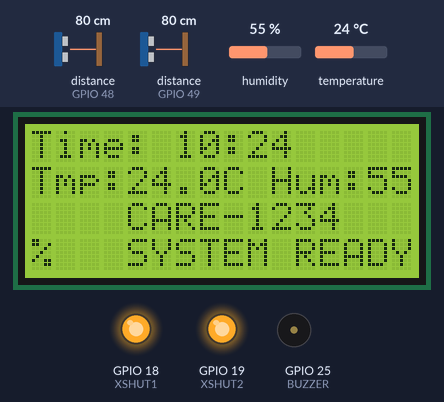
A sketch run on a simulated ESP32. Parts: 16×4 character LCD, output pins drawn as LEDs (lit = HIGH), buzzer (waves = sounding, pin HIGH). The test bench sets the inputs (shaded band); at power-on: humidity 55 %, temperature 24 °C, distance to the obstacle (sensors on GPIO 48, GPIO 49) 80 cm. WiFi joins after 1.5 s; servers stay silent unless stated; the local clock reads 2024-03-15 10:24:30 at power-on unless the sketch sets it; no MQTT or app messages arrive unless stated; what the sketch prints to the serial monitor is not drawn.

Above: at 3.1 s.
3.2 s: humidity set to 22 %
At 5.8 s:
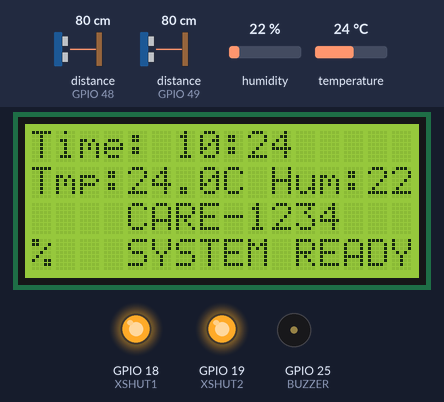
6.1 s: temperature set to 12 °C
At 7.9 s:
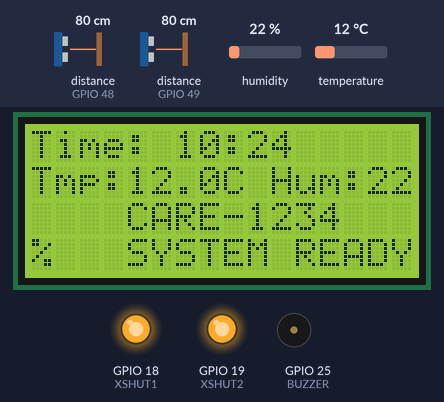
8.3 s: humidity set to 40 %
At 9.7 s:
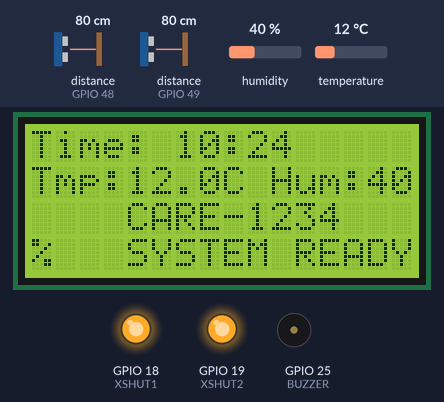
10.5 s: temperature set to 19 °C
At 31.8 s:
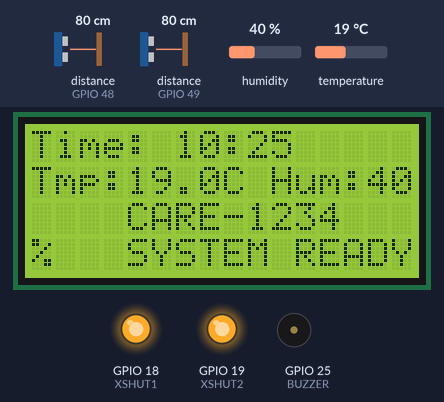
Timing chart, 0 to 32.2 s (numbered marks = the images above; inputs shaded):
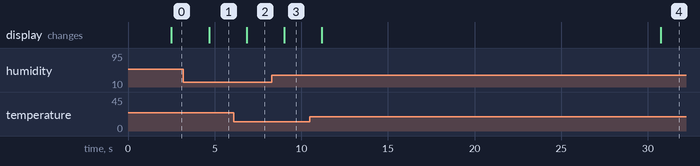

Measured:
- after the input at 3.2 s, the display: changes after 1.5 s (image 1)
- after the input at 6.1 s, the display: changes after 0.75 s (image 2)
- after the input at 8.3 s, the display: changes after 0.72 s (image 3)
- after the input at 10.5 s, the display: first changes after 0.69 s (image 4 shows a later state)

The sketch:

care_cube_updated.ino
```cpp
/*
 * Care Cube - Updated ESP32 Firmware
 * ==========================================================
 * This is the same as care_cube_esp32.ino but kept for reference.
 * It merges RTC, DHT22, LCD 16x4, buzzer, LEDs with WiFi/MQTT.
 * See care_cube_esp32.ino for the complete unified firmware.
 * ==========================================================
 */

#include <Wire.h>
#include <RTClib.h>
#include <LiquidCrystal_I2C.h>
#include <DHT.h>
#include <VL53L0X.h>
#include <WiFi.h>
#include <PubSubClient.h>
#include <ArduinoJson.h>

// =====================================================
// CONFIGURATION - UPDATE THESE
// =====================================================
const char* WIFI_SSID     = "YOUR_WIFI_SSID";
const char* WIFI_PASSWORD = "YOUR_WIFI_PASSWORD";

const char* BOX_ID        = "CARE-1234";

const char* MQTT_SERVER   = "broker.hivemq.com";
const int   MQTT_PORT     = 1883;

// =====================================================
// HARDWARE PINS
// =====================================================
#define SDA_PIN 21
#define SCL_PIN 22
#define DHTPIN 4
#define DHTTYPE DHT22
#define BUZZER 25
#define XSHUT1 18
#define XSHUT2 19

// =====================================================
// SENSORS & PERIPHERALS
// =====================================================
RTC_DS3231 rtc;
LiquidCrystal_I2C lcd(0x27, 16, 4);
DHT dht(DHTPIN, DHTTYPE);
VL53L0X sensor1;
VL53L0X sensor2;

WiFiClient   wifiClient;
PubSubClient mqtt(wifiClient);

// =====================================================
// MEDICINE SETTINGS (overridden by app via MQTT)
// =====================================================
int s1Hour   = 15;
int s1Minute = 50;
int s2Hour   = 15;
int s2Minute = 55;
int DISTANCE_LIMIT = 70;
unsigned long MEDICINE_DISPLAY_TIME = 2UL * 60UL * 1000UL;

// State Flags
bool s1ReminderDone   = false;
bool s2ReminderDone   = false;
bool s1ReminderActive = false;
bool s2ReminderActive = false;
bool s1MedicineTaken = false;
bool s2MedicineTaken = false;
int activeSensor = 0;
bool medicineTakenDisplay   = false;
unsigned long medicineTakenStartTime = 0;
unsigned long lastStatusPublish = 0;
unsigned long lastMqttReconnect = 0;

// =====================================================
// HELPER FUNCTIONS
// =====================================================

String getJsonValue(String json, String key) {
  String search = String("\"") + key + "\"";
  int pos = json.indexOf(search);
  if (pos == -1) return "";
  pos += search.length();
  while (pos < (int)json.length() && (json[pos] == ' ' || json[pos] == ':' || json[pos] == '"')) pos++;
  String value;
  while (pos < (int)json.length() && json[pos] != '"' && json[pos] != '}' && json[pos] != ',') {
    value += json[pos]; pos++;
  }
  return value;
}

int getDistance(VL53L0X &sensor) {
  long total = 0;
  int validReadings = 0;
  for(int i = 0; i < 5; i++) {
    int distance = sensor.readRangeContinuousMillimeters();
    if(!sensor.timeoutOccurred()) { total += distance; validReadings++; }
    delay(20);
  }
  return (validReadings == 0) ? 9999 : total / validReadings;
}

String statusTopic() { return String("care_cube/") + String(BOX_ID) + "/status"; }
String commandTopic() { return String("care_cube/") + String(BOX_ID) + "/commands"; }
String alertTopic() { return String("medicinebox/notifications"); }

bool mqttConnect() {
  if(mqtt.connected()) return true;
  String clientId = String("care_cube_") + String(BOX_ID) + "_" + String((uint32_t)ESP.getEfuseMac(), HEX);
  if(mqtt.connect(clientId.c_str())) {
    mqtt.subscribe(commandTopic().c_str());
    return true;
  }
  return false;
}

void publishAlert(const char* message) {
  if(mqttConnect()) mqtt.publish(alertTopic().c_str(), message);
}

void publishBoxStatus(float temp, float hum, bool p1, bool p2, int d1, int d2, String doseTaken, String reminderActive) {
  StaticJsonDocument<512> doc;
  doc["box_id"] = BOX_ID;
  doc["temperature"] = isnan(temp) ? 0 : temp;
  doc["humidity"] = isnan(hum) ? 0 : hum;
  doc["sensor1_distance"] = d1;
  doc["sensor2_distance"] = d2;
  doc["compartment1_present"] = p1;
  doc["compartment2_present"] = p2;
  doc["medicine_count"] = (p1 ? 1 : 0) + (p2 ? 1 : 0);
  doc["total_compartments"] = 2;
  doc["s1_medicine_taken"] = s1MedicineTaken;
  doc["s2_medicine_taken"] = s2MedicineTaken;
  if(doseTaken.length() > 0) doc["dose_taken"] = doseTaken;
  if(reminderActive.length() > 0) doc["reminder_active"] = reminderActive;

  char buffer[512];
  serializeJson(doc, buffer);
  if(mqttConnect()) mqtt.publish(statusTopic().c_str(), buffer);
}

void connectWiFi() {
  Serial.print("WiFi connecting...");
  WiFi.begin(WIFI_SSID, WIFI_PASSWORD);
  int attempts = 0;
  while(WiFi.status() != WL_CONNECTED && attempts < 40) { delay(500); Serial.print("."); attempts++; }
  if(WiFi.status() == WL_CONNECTED) Serial.println("\nWiFi OK");
}

void mqttCallback(char* topic, byte* payload, unsigned int length) {
  String message;
  for(unsigned int i = 0; i < length; i++) message += (char)payload[i];
  String command = getJsonValue(message, "command");
  if(command == "set_schedule") {
    int sensor = getJsonValue(message, "sensor").toInt();
    int hour = getJsonValue(message, "hour").toInt();
    int minute = getJsonValue(message, "minute").toInt();
    if(sensor == 1) { s1Hour = hour; s1Minute = minute; s1ReminderDone = false; }
    else if(sensor == 2) { s2Hour = hour; s2Minute = minute; s2ReminderDone = false; }
  }
}

// =====================================================
// LCD SCREENS
// =====================================================

void showNormalScreen(DateTime now, float temp, float hum) {
  lcd.clear();
  lcd.setCursor(0, 0);
  lcd.print("Time: ");
  if(now.hour() < 10) lcd.print("0"); lcd.print(now.hour()); lcd.print(":");
  if(now.minute() < 10) lcd.print("0"); lcd.print(now.minute());
  lcd.setCursor(0, 1);
  lcd.print("Tmp:"); lcd.print(temp, 1); lcd.print("C ");
  lcd.print("Hum:"); lcd.print(hum, 0); lcd.print("%");
  lcd.setCursor(0, 2);
  lcd.print(BOX_ID);
  lcd.setCursor(0, 3);
  if(s1MedicineTaken || s2MedicineTaken) lcd.print("MEDICINE TAKEN");
  else lcd.print("SYSTEM READY");
}

void showMedicineScreen(int sensorNumber, int distance) {
  lcd.clear();
  lcd.setCursor(0, 0);
  lcd.print("!! REMINDER !!");
  lcd.setCursor(0, 1);
  lcd.print("CUP "); lcd.print(sensorNumber);
  lcd.print(distance <= DISTANCE_LIMIT ? ": PLEASE TAKE" : ": TAKEN");
}

void showMedicineTakenScreen(int sensorNumber) {
  lcd.clear();
  lcd.setCursor(0, 1);
  lcd.print("CUP "); lcd.print(sensorNumber);
  lcd.setCursor(0, 2);
  lcd.print("TAKEN SUCCESSFULLY");
}

// =====================================================
// SETUP & LOOP
// =====================================================

void setup() {
  Serial.begin(115200);
  Wire.begin(SDA_PIN, SCL_PIN);
  lcd.init();
  lcd.backlight();
  dht.begin();
  pinMode(BUZZER, OUTPUT); digitalWrite(BUZZER, LOW);

  if(!rtc.begin()) { Serial.println("RTC Fail"); while(1); }

  pinMode(XSHUT1, OUTPUT); pinMode(XSHUT2, OUTPUT);
  digitalWrite(XSHUT1, LOW); digitalWrite(XSHUT2, LOW); delay(100);

  digitalWrite(XSHUT1, HIGH); delay(100);
  sensor1.setTimeout(500);
  if(!sensor1.init()) { Serial.println("S1 Fail"); while(1); }
  sensor1.setAddress(0x30); sensor1.startContinuous();

  digitalWrite(XSHUT2, HIGH); delay(100);
  sensor2.setTimeout(500);
  if(!sensor2.init()) { Serial.println("S2 Fail"); while(1); }
  sensor2.setAddress(0x31); sensor2.startContinuous();

  connectWiFi();
  mqtt.setServer(MQTT_SERVER, MQTT_PORT);
  mqtt.setCallback(mqttCallback);
  mqttConnect();
  publishAlert("CARE CUBE: Online");
}

void loop() {
  mqtt.loop();

  if(WiFi.status() != WL_CONNECTED) {
    if(millis() - lastMqttReconnect > 10000) { lastMqttReconnect = millis(); connectWiFi(); }
  } else if(!mqtt.connected()) {
    if(millis() - lastMqttReconnect > 5000) { lastMqttReconnect = millis(); mqttConnect(); }
  }

  DateTime now = rtc.now();
  float temp = dht.readTemperature();
  float hum  = dht.readHumidity();
  int d1 = getDistance(sensor1);
  int d2 = getDistance(sensor2);
  bool p1 = d1 <= DISTANCE_LIMIT;
  bool p2 = d2 <= DISTANCE_LIMIT;

  String doseTaken = "";
  String reminderActive = s1ReminderActive ? "S1" : (s2ReminderActive ? "S2" : "");

  if(millis() - lastStatusPublish > 5000) {
    lastStatusPublish = millis();
    publishBoxStatus(temp, hum, p1, p2, d1, d2, doseTaken, reminderActive);
  }

  if(now.hour() == s1Hour && now.minute() == s1Minute && !s1ReminderDone && !s1ReminderActive) {
    s1ReminderActive = true; activeSensor = 1;
    digitalWrite(BUZZER, HIGH);
    publishAlert("REMINDER: Take Cup 1 medicine NOW!");
  }

  if(now.hour() == s2Hour && now.minute() == s2Minute && !s2ReminderDone && !s2ReminderActive) {
    s2ReminderActive = true; activeSensor = 2;
    digitalWrite(BUZZER, HIGH);
    publishAlert("REMINDER: Take Cup 2 medicine NOW!");
  }

  if(medicineTakenDisplay) {
    showMedicineTakenScreen(activeSensor);
    if(millis() - medicineTakenStartTime >= MEDICINE_DISPLAY_TIME) {
      medicineTakenDisplay = false; activeSensor = 0; lcd.clear();
    }
  } else if(s1ReminderActive) {
    showMedicineScreen(1, d1);
    if(d1 > DISTANCE_LIMIT) {
      s1ReminderActive = false; s1ReminderDone = true; s1MedicineTaken = true;
      digitalWrite(BUZZER, LOW);
      medicineTakenDisplay = true; activeSensor = 1; medicineTakenStartTime = millis();
      publishAlert("CONFIRMED: Cup 1 medicine TAKEN");
    }
  } else if(s2ReminderActive) {
    showMedicineScreen(2, d2);
    if(d2 > DISTANCE_LIMIT) {
      s2ReminderActive = false; s2ReminderDone = true; s2MedicineTaken = true;
      digitalWrite(BUZZER, LOW);
      medicineTakenDisplay = true; activeSensor = 2; medicineTakenStartTime = millis();
      publishAlert("CONFIRMED: Cup 2 medicine TAKEN");
    }
  } else {
    showNormalScreen(now, temp, hum);
  }

  if(now.hour() == 0 && now.minute() == 1) { s1ReminderDone = false; s2ReminderDone = false; }

  delay(500);
}
```
